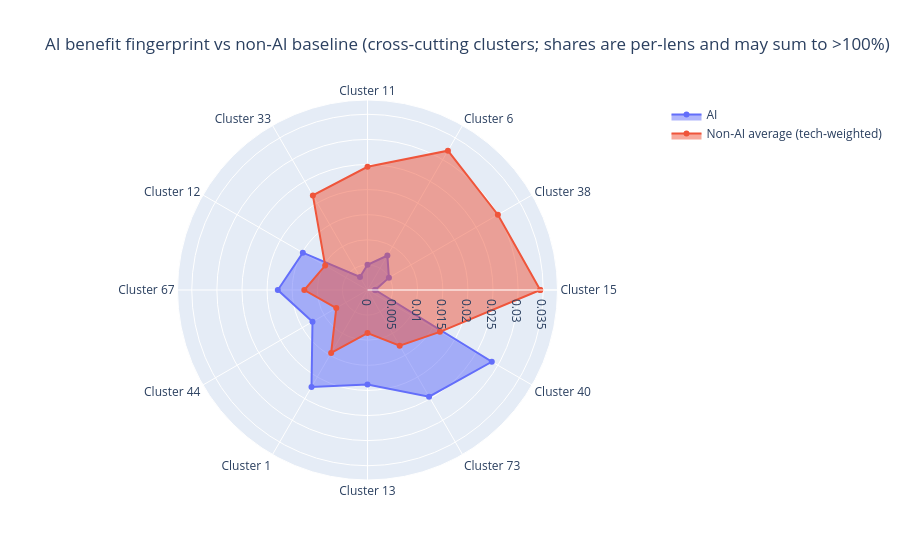

Source (notebook cell):
### Markdown cell above
## Figure: AI vs non-AI benefit lens radar chart

This cell is the benefit-side equivalent of Figure 2. It shows AI's
per-lens mean affinity against the technology-weighted non-AI baseline
for benefit phrases.

### Code cell
# @title Visualise AI benefit fingerprint (AI vs non-AI)

TECH_COL = 'technology_meta'

if 'AI' in benefit_profiles_df.index and len(benefit_non_ai_avg_cluster) > 0:
    show_status("Creating AI benefit fingerprint radar (AI vs non-AI)...")

    diff = (benefit_profiles_df.loc['AI'] - benefit_non_ai_avg_cluster).sort_values()
    top_low = diff.head(5).index.tolist()
    top_high = diff.tail(7).index.tolist()
    selected = top_low + top_high

    # Human-friendly labels
    def pretty_cluster(cid):
        return BENEFIT_CLUSTER_LABELS.get(cid, f"Cluster {cid}")

    categories = [pretty_cluster(c) for c in selected]
    ai_vals = benefit_profiles_df.loc['AI', selected].tolist()
    base_vals = benefit_non_ai_avg_cluster[selected].tolist()

    categories_loop = categories + [categories[0]]
    ai_loop = ai_vals + [ai_vals[0]]
    base_loop = base_vals + [base_vals[0]]

    fig = go.Figure()
    fig.add_trace(go.Scatterpolar(r=ai_loop, theta=categories_loop, fill='toself', name='AI'))
    fig.add_trace(go.Scatterpolar(r=base_loop, theta=categories_loop, fill='toself', name='Non‑AI average (tech‑weighted)'))
    fig.update_layout(
        polar=dict(radialaxis=dict(visible=True, range=[0, max(ai_loop+base_loop)*1.1])),
        title="AI benefit fingerprint vs non‑AI baseline (cross‑cutting clusters; shares are per-lens and may sum to >100%)"
    )
    fig.write_html(OUTPUT_FOLDER / "benefit_ai_vs_nonai_radar.html")
# v18: also save a static PNG copy for paper use (requires kaleido package)
try:
    fig.write_image(OUTPUT_FOLDER / "benefit_ai_vs_nonai_radar.png", width=900, height=700, scale=2)
except Exception as _e:
    print(f"Note: PNG export failed ({_e}); HTML version still saved.")
    print("If you need PNG, install kaleido: !pip install -q kaleido")
    fig.show()

show_complete("AI benefit fingerprint radar created")

### Figure 1 — Plotly figure (JSON) as saved in the notebook; plotly's stock layout.template omitted (floating-point values rounded to 4 significant figures)
{"data": [{"fill": "toself", "name": "AI", "r": [0.001545, 0.004926, 0.00792, 0.005022, 0.002994, 0.01487, 0.01787, 0.01265, 0.02231, 0.01883, 0.02453, 0.02859, 0.001545], "theta": ["Cluster 15", "Cluster 38", "Cluster 6", "Cluster 11", "Cluster 33", "Cluster 12", "Cluster 67", "Cluster 44", "Cluster 1", "Cluster 13", "Cluster 73", "Cluster 40", "Cluster 15"], "type": "scatterpolar"}, {"fill": "toself", "name": "Non‑AI average (tech‑weighted)", "r": [0.0344, 0.02999, 0.03204, 0.02455, 0.02176, 0.009741, 0.01259, 0.007183, 0.01449, 0.008587, 0.01281, 0.01666, 0.0344], "theta": ["Cluster 15", "Cluster 38", "Cluster 6", "Cluster 11", "Cluster 33", "Cluster 12", "Cluster 67", "Cluster 44", "Cluster 1", "Cluster 13", "Cluster 73", "Cluster 40", "Cluster 15"], "type": "scatterpolar"}], "layout": {"polar": {"radialaxis": {"range": [0, 0.03785], "visible": true}}, "title": {"text": "AI benefit fingerprint vs non‑AI baseline (cross‑cutting clusters; shares are per-lens and may sum to >100%)"}}}
